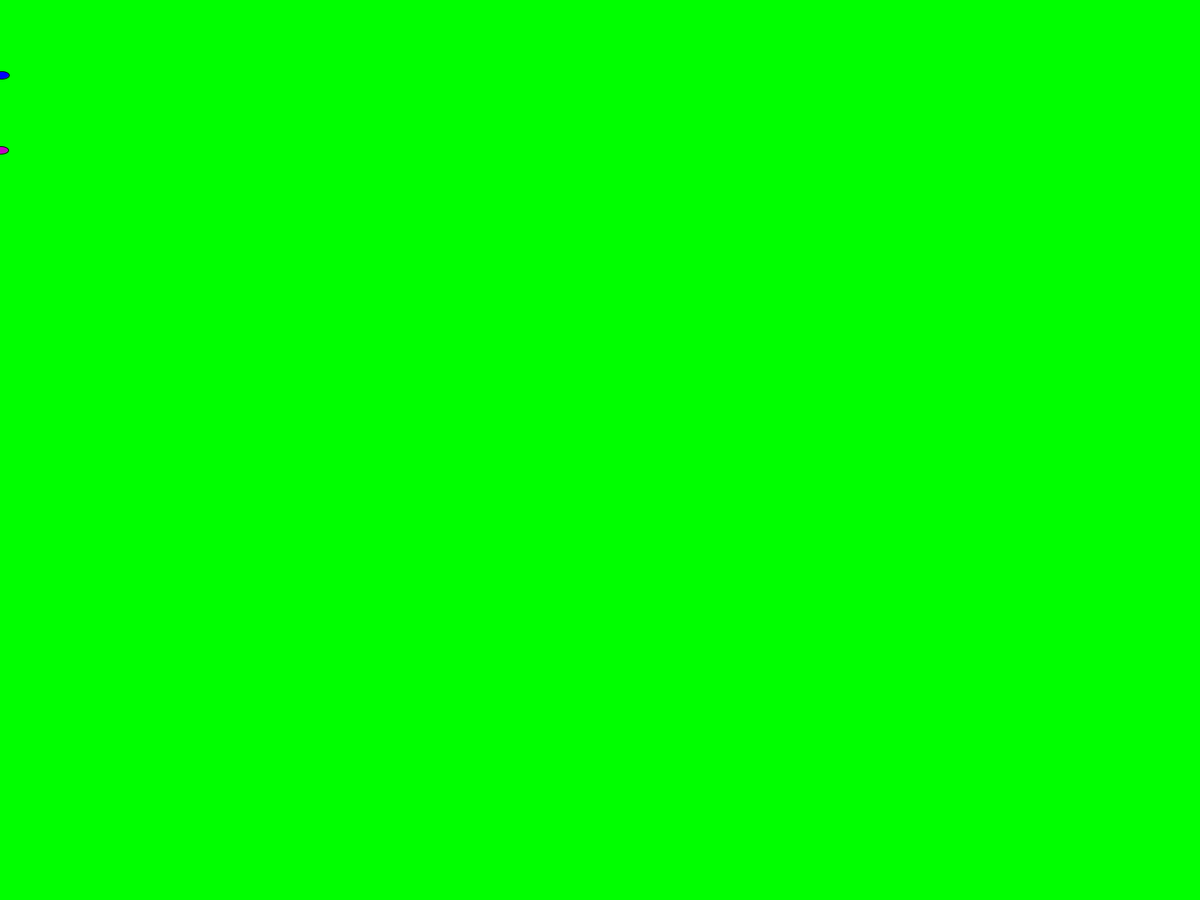
Frame 1 (no input)
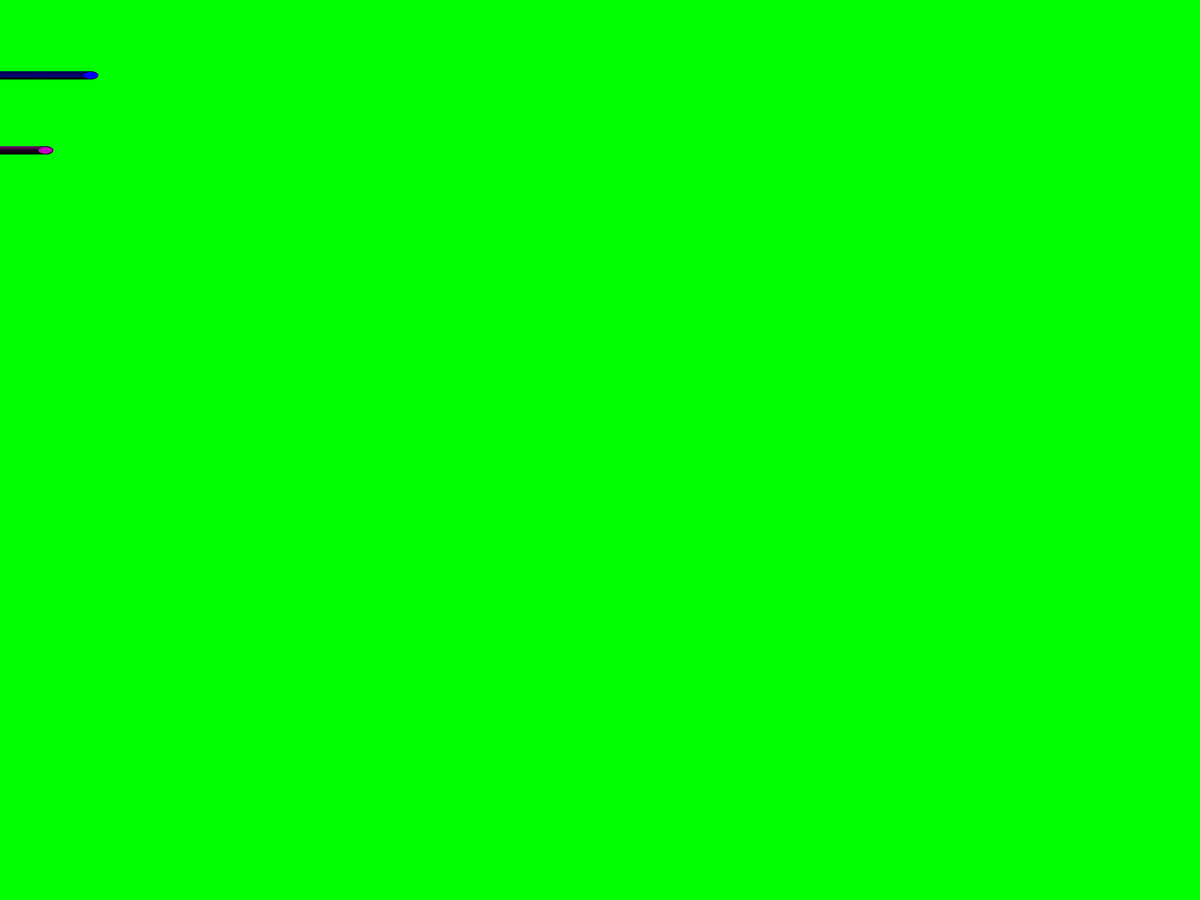
Frame 60 (the mouse pressed at the canvas centre just before this capture)
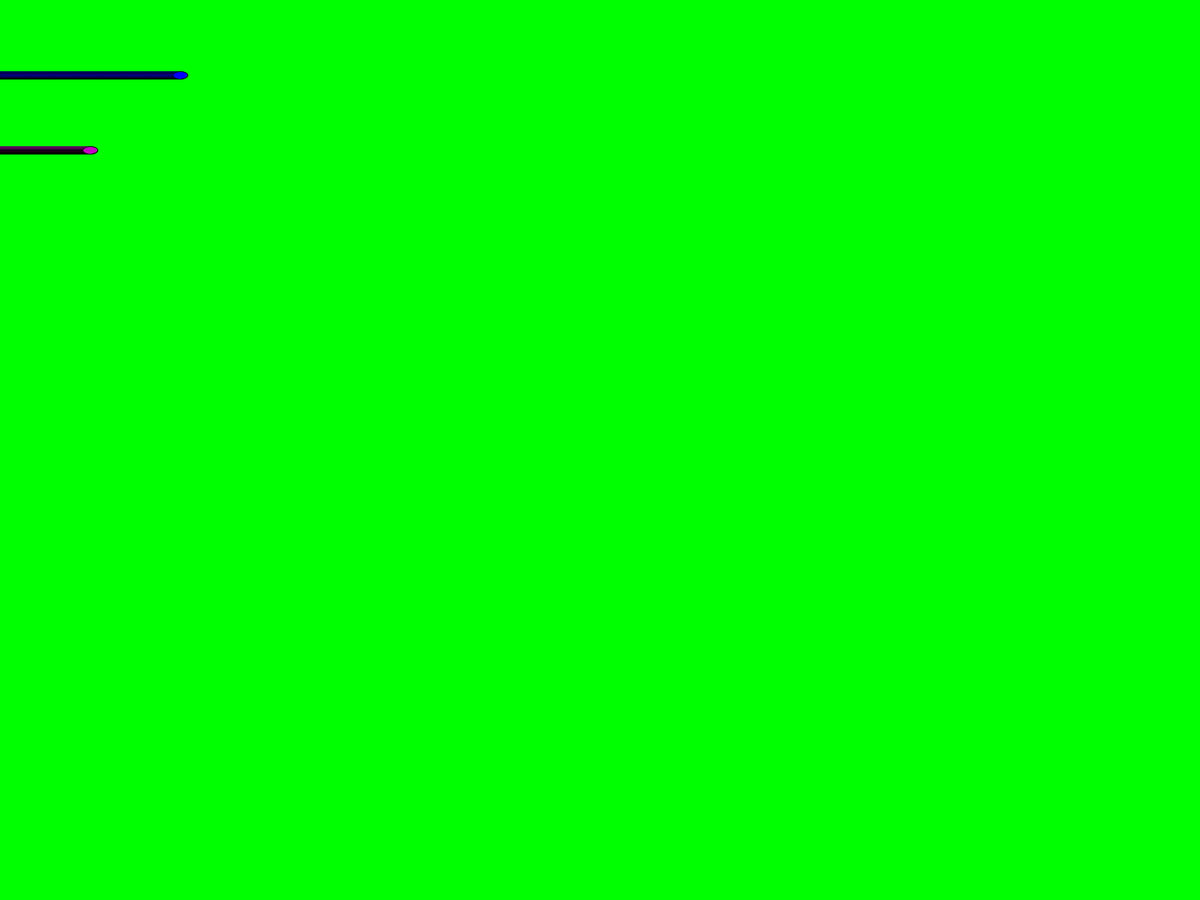
Frame 120 (the mouse held since frame 60 and released just before this capture)

The Processing sketch that drew these frames (run headless with seeded random() and noise(); from frame 60 on, the mouse is pressed at the canvas centre):

// Processing sketch: sketch_210624a
// ── sketch_210624a.pde
//turtle class
class Turtle
{
  color c;
  float xPos;
  float yPos;
  float speed;
  
  //parameterized constructor for Turtle class, takes color, position coords, and speed
  //as parameters
  Turtle(color cIn, float xIn, float yIn, float speedIn)
  {
    c = cIn;
    xPos = xIn;
    yPos = yIn;
    speed = speedIn;
  }
  
  //display method
  //shows current location of car
  //takes no parameters, returns void
  void display()
  {
    stroke(0);
    fill(c);
    ellipse(xPos, yPos, 20, 10);
  }
  
  //walk method
  //advances turtle along x axis, wrapping at right edge of screen
  //no parameters, returns void
  void walk()
  {
    xPos += speed;
    if (xPos > width)
    {
      xPos = 0;
    }
  }
  
}//end Turtle class

//turtle objects to use in program
Turtle leo;
Turtle don;

//setup--sets screen size and intializes Turtle objects
void setup()
{
  fullScreen();
  background(color(0, 255, 0));
  leo = new Turtle(color(0, 0, 255), 0, 100, 2);
  don = new Turtle(color(196, 0, 196), 0, 200, 1);
}

//mainloop, draws and walks turtles
void draw()
{
  leo.walk();
  leo.display();
  don.walk();
  don.display();
}
